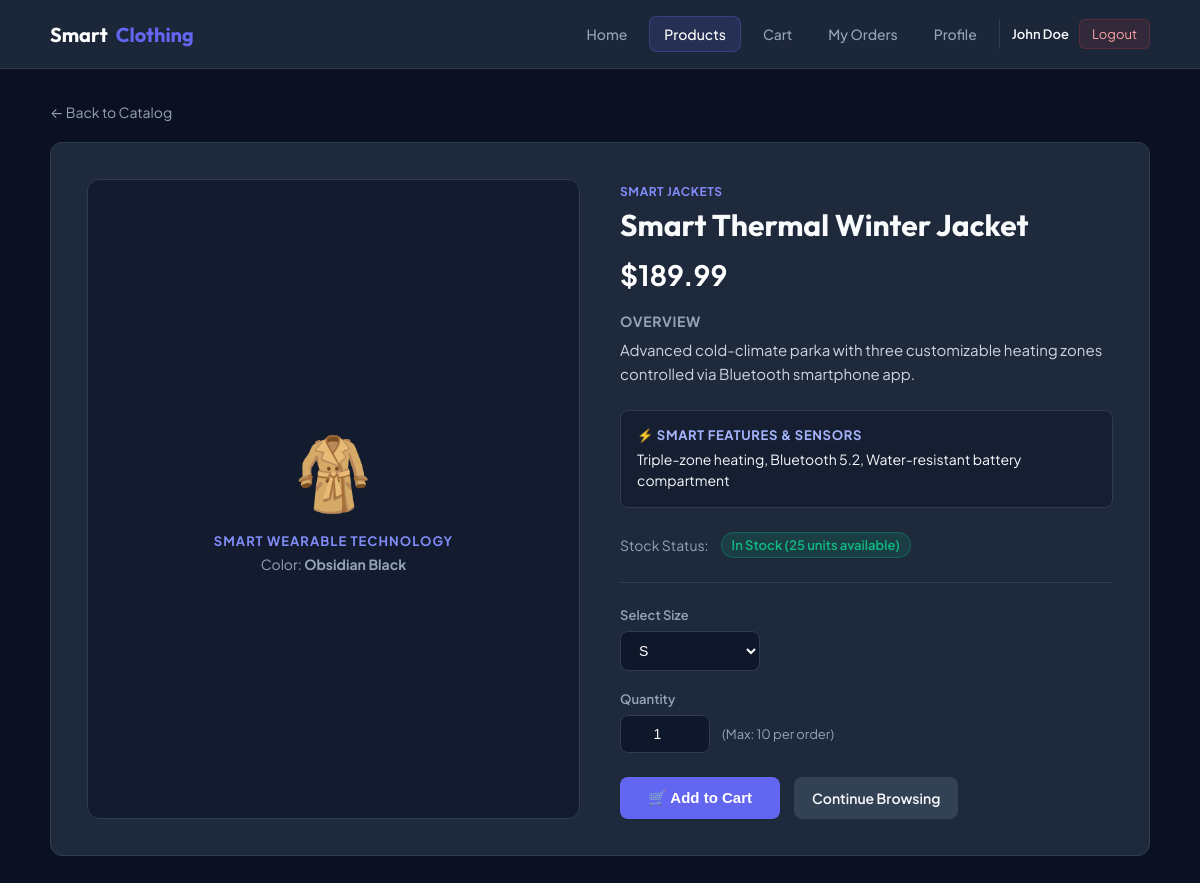
The app's page /customer/product_details.php?id=1 (signed in) with its own data.
### tables this page shows
CREATE TABLE `products` (
  `id` INT UNSIGNED AUTO_INCREMENT PRIMARY KEY,
  `category_id` INT UNSIGNED NOT NULL,
  `name` VARCHAR(150) NOT NULL,
  `slug` VARCHAR(150) NOT NULL UNIQUE,
  `description` TEXT DEFAULT NULL,
  `price` DECIMAL(10,2) NOT NULL,
  `stock_quantity` INT NOT NULL DEFAULT 0,
  `sizes` VARCHAR(100) DEFAULT 'S,M,L,XL',
  `color` VARCHAR(50) DEFAULT 'Standard',
  `smart_features` TEXT DEFAULT NULL,
  `image_url` VARCHAR(255) DEFAULT 'assets/images/products/default.jpg',
  `is_active` TINYINT(1) DEFAULT 1,
  `created_at` TIMESTAMP DEFAULT CURRENT_TIMESTAMP,
  `updated_at` TIMESTAMP DEFAULT CURRENT_TIMESTAMP ON UPDATE CURRENT_TIMESTAMP,
  CONSTRAINT `fk_products_category`
    FOREIGN KEY (`category_id`) REFERENCES `categories` (`id`)
    ON DELETE CASCADE ON UPDATE CASCADE
);

CREATE TABLE `categories` (
  `id` INT UNSIGNED AUTO_INCREMENT PRIMARY KEY,
  `name` VARCHAR(100) NOT NULL UNIQUE,
  `slug` VARCHAR(100) NOT NULL UNIQUE,
  `description` TEXT DEFAULT NULL,
  `created_at` TIMESTAMP DEFAULT CURRENT_TIMESTAMP
);

### app/Controllers/Customer/ProductController.php (called while the page is built, shortened)
<?php
class ProductController extends Controller
{
    public function productDetails(): void
    {
        $productId = filter_var($_GET['id'] ?? null, FILTER_VALIDATE_INT);
        $productModel = new Product();
        $product = $productModel->findById($productId);
        $availableSizes = array_filter(array_map('trim', explode(',', $product['sizes'] ?? 'S,M,L,XL')));
        include APP_ROOT . '/app/Views/customer/product_details.php';
        exit;
    }
}

### customer/product_details.php (called while the page is built, shortened)
<?php
require_once __DIR__ . '/../public/bootstrap.php';
$controller = new ProductController();
$controller->productDetails();

### app/Core/helpers.php (called while the page is built, shortened)
<?php
function base_url(string $path = ''): string
{
    $scriptName = str_replace('\\', '/', $_SERVER['SCRIPT_NAME'] ?? '');
    $base = '/';
    return $base . ltrim($path, '/');
}
function e($data): string
{
    return htmlspecialchars((string)($data ?? ''), ENT_QUOTES, 'UTF-8');
}

### public/bootstrap.php (called while the page is built, shortened)
<?php
spl_autoload_register(function ($class) {
    $prefix = 'App\\';
    $relativeClass = substr($class, strlen($prefix));
    $file = APP_ROOT . '/app/' . str_replace('\\', '/', $relativeClass) . '.php';
});
require_once APP_ROOT . '/app/Core/Database.php';
require_once APP_ROOT . '/app/Core/helpers.php';

### app/Core/Database.php (called while the page is built, shortened)
<?php
class Database
{
    private static ?\PDO $instance = null;
    private string $host;
    private string $user;
    private string $pass;
    private string $dbname;
    private string $charset;
    public function __construct(string $host = 'localhost', string $user = 'root', string $pass = '', string $dbname = 'smart_clothing', string $charset = 'utf8mb4')
    {
        $this->host = $host;
        $this->user = $user;
        $this->pass = $pass;
        $this->dbname = $dbname;
        $this->charset = $charset;
    }
    public static function getInstance(?string $host = null, ?string $user = null, ?string $pass = null, ?string $dbname = null, ?string $charset = null): \PDO
    {
        if (self::$instance === null) {
            self::$instance = (new self($host ?? 'localhost', $user ?? 'root', $pass ?? '', $dbname ?? 'smart_clothing', $charset ?? 'utf8mb4'))->connect();
        }
        return self::$instance;
    }
    public function connect(): \PDO
    {
        $dsn = "mysql:host={$this->host};dbname={$this->dbname};charset={$this->charset}";
        $options = [
            \PDO::ATTR_ERRMODE => \PDO::ERRMODE_EXCEPTION,
            \PDO::ATTR_DEFAULT_FETCH_MODE => \PDO::FETCH_ASSOC,
            \PDO::ATTR_EMULATE_PREPARES => false,
        ];
        try {
            self::$instance = new \PDO($dsn, $this->user, $this->pass, $options);
        } catch (\PDOException $e) {
            die("Database Connection Failed: " . htmlspecialchars($e->getMessage()));
        }
        return self::$instance;
    }
}

### app/Models/Product.php (called while the page is built, shortened)
<?php
class Product
{
    protected \PDO $pdo;
    public function __construct()
    {
        $this->pdo = Database::getInstance();
    }
    public function findById(int $id): ?array
    {
        $stmt = $this->pdo->prepare('SELECT p.*, c.name AS category_name FROM products p LEFT JOIN categories c ON p.category_id = c.id WHERE p.id = :id LIMIT 1');
        $stmt->execute([':id' => $id]);
        return $stmt->fetch() ?: null;
    }
}

### app/Views/customer/product_details.php (the view, shortened to what this page needs)
<?php include APP_ROOT . "/app/Views/customer/customer_header.php"; ?>
<div style="margin-bottom: 20px;">
    <a href="<?= base_url('customer/products.php') ?>" style="color: var(--text-secondary); text-decoration: none; font-size: 14px;">
        &larr; Back to Catalog
    </a>
</div>
<div class="card" style="display: grid; grid-template-columns: repeat(auto-fit, minmax(320px, 1fr)); gap: 40px; padding: 36px;">
    <div style="display: flex; flex-direction: column; align-items: center; justify-content: center; background: rgba(15, 23, 42, 0.7); border: 1px solid var(--border-color); border-radius: 12px; min-height: 320px; padding: 24px; text-align: center;">
        <div style="font-size: 72px; margin-bottom: 16px;">🧥</div>
        <div style="font-size: 13px; color: #818cf8; text-transform: uppercase; letter-spacing: 0.08em; font-weight: 700; margin-bottom: 6px;">
            Smart Wearable Technology
        </div>
        <div style="font-size: 14px; color: var(--text-secondary);">
            Color: <strong><?= e($product['color']) ?></strong>
        </div>
    </div>
    <div>
        <span style="display: inline-block; font-size: 12px; color: #818cf8; text-transform: uppercase; letter-spacing: 0.05em; font-weight: 700; margin-bottom: 8px;">
            <?= e($product['category_name'] ?? 'Uncategorized') ?>
        </span>
        <h1 style="font-family: 'Outfit', sans-serif; font-size: 30px; font-weight: 700; margin-bottom: 12px; line-height: 1.25;">
            <?= e($product['name']) ?>
        </h1>
        <div style="font-size: 28px; font-weight: 700; color: #ffffff; margin-bottom: 20px;">
            $<?= number_format($product['price'], 2) ?>
        </div>
        <div style="margin-bottom: 24px;">
            <h4 style="font-size: 14px; text-transform: uppercase; color: var(--text-secondary); margin-bottom: 8px; letter-spacing: 0.05em;">
                Overview
            </h4>
            <p style="color: #cbd5e1; font-size: 15px; line-height: 1.6;">
                <?= nl2br(e($product['description'])) ?>
            </p>
        </div>
        <?php if (!empty($product['smart_features'])): ?>
            <div style="margin-bottom: 24px; padding: 16px; background: rgba(15, 23, 42, 0.5); border: 1px solid var(--border-color); border-radius: 8px;">
                <h4 style="font-size: 13px; text-transform: uppercase; color: #a5b4fc; margin-bottom: 6px; letter-spacing: 0.05em;">
                    ⚡ Smart Features & Sensors
                </h4>
                <p style="color: var(--text-primary); font-size: 14px; line-height: 1.5;">
                    <?= e($product['smart_features']) ?>
                </p>
            </div>
        <?php endif; ?>
        <div style="margin-bottom: 24px; display: flex; align-items: center; gap: 12px;">
            <span style="font-size: 14px; color: var(--text-secondary);">Stock Status:</span>
            <?php if ($product['stock_quantity'] > 0): ?>
                <span style="padding: 4px 10px; border-radius: 999px; background: rgba(16, 185, 129, 0.15); color: var(--success); font-size: 13px; font-weight: 600; border: 1px solid rgba(16, 185, 129, 0.3);">
                    In Stock (<?= (int)$product['stock_quantity'] ?> units available)
                </span>
            <?php else: ?>
                <span style="padding: 4px 10px; border-radius: 999px; background: rgba(239, 68, 68, 0.15); color: var(--danger); font-size: 13px; font-weight: 600; border: 1px solid rgba(239, 68, 68, 0.3);">
                    Out of Stock
                </span>
            <?php endif; ?>
        </div>
        <?php if ($product['stock_quantity'] > 0): ?>
            <form method="POST" action="<?= base_url('customer/add_to_cart.php') ?>" style="margin-top: 24px; border-top: 1px solid var(--border-color); padding-top: 24px;">
                <?php if (!empty($availableSizes)): ?>
                    <div style="margin-bottom: 20px;">
                        <label for="selected_size" style="display: block; font-size: 13px; color: var(--text-secondary); margin-bottom: 8px; font-weight: 600;">
                            Select Size
                        </label>
                        <select name="selected_size" id="selected_size" style="padding: 10px 14px; background: #0f172a; border: 1px solid var(--border-color); border-radius: 8px; color: #ffffff; font-size: 14px; min-width: 140px;">
                            <?php foreach ($availableSizes as $size): ?>
                                <option value="<?= e($size) ?>"><?= e($size) ?></option>
                            <?php endforeach; ?>
                        </select>
                    </div>
                <?php endif; ?>
                <div style="margin-bottom: 24px;">
                    <label for="quantity" style="display: block; font-size: 13px; color: var(--text-secondary); margin-bottom: 8px; font-weight: 600;">
                        Quantity
                    </label>
                    <div style="display: flex; align-items: center; gap: 12px;">
                        <input
                            type="number"
                            id="quantity"
                            name="quantity"
                            value="1"
                            min="1"
                            max="<?= min(10, (int)$product['stock_quantity']) ?>"
                            required
                            style="width: 90px; padding: 10px 12px; background: #0f172a; border: 1px solid var(--border-color); border-radius: 8px; color: #ffffff; font-size: 14px; text-align: center;"
                        >
                        <span style="font-size: 13px; color: var(--text-secondary);">
                            (Max: <?= min(10, (int)$product['stock_quantity']) ?> per order)
                        </span>
                    </div>
                </div>
                <div style="display: flex; gap: 14px;">
                    <button type="submit" class="btn btn-primary" style="padding: 12px 28px; font-size: 15px;">
                        🛒 Add to Cart
                    </button>
                    <a href="<?= base_url('customer/products.php') ?>" class="btn btn-secondary">
                        Continue Browsing
                    </a>
                </div>
            </form>
        <?php endif; ?>
    </div>
</div>
<?php include APP_ROOT . "/app/Views/customer/customer_footer.php"; ?>

### app/Views/customer/customer_header.php (style rules this page uses)
:root { --bg-color: #0b1120; --surface-color: #1e293b; --surface-light: #334155; --border-color: #2e3c51; --text-primary: #f8fafc; --text-secondary: #94a3b8; --accent: #6366f1; --accent-hover: #4f46e5; --accent-light: rgba(99, 102, 241, 0.15); --success: #10b981; --success-bg: rgba(16, 185, 129, 0.12); --danger: #ef4444; --danger-bg: rgba(239, 68, 68, 0.12); --warning: #f59e0b; }
* { box-sizing: border-box; margin: 0; padding: 0; }
body { font-family: 'Plus Jakarta Sans', -apple-system, sans-serif; background-color: var(--bg-color); color: var(--text-primary); min-height: 100vh; display: flex; flex-direction: column; }
.btn { display: inline-flex; align-items: center; justify-content: center; gap: 8px; padding: 10px 18px; border-radius: 8px; font-size: 14px; font-weight: 600; text-decoration: none; cursor: pointer; border: none; transition: all 0.15s ease; }
.btn-primary { background-color: var(--accent); color: #ffffff; }
.btn-secondary { background-color: var(--surface-light); color: var(--text-primary); }
.card { background-color: var(--surface-color); border: 1px solid var(--border-color); border-radius: 12px; padding: 24px; }

### records on screen
products: color "Obsidian Black", category.name "SMART JACKETS", name "Smart Thermal Winter Jacket", price "189.99", description "Advanced cold-climate parka with three customizable heating zones controlled via Bluetooth smartphone app.", smart_features "Triple-zone heating, Bluetooth 5.2, Water-resistant battery compartment", stock_quantity "25", selected_size "S", quantity "1", stock_quantity "10"

### other values on screen
$currentUser['name'] "John Doe"
